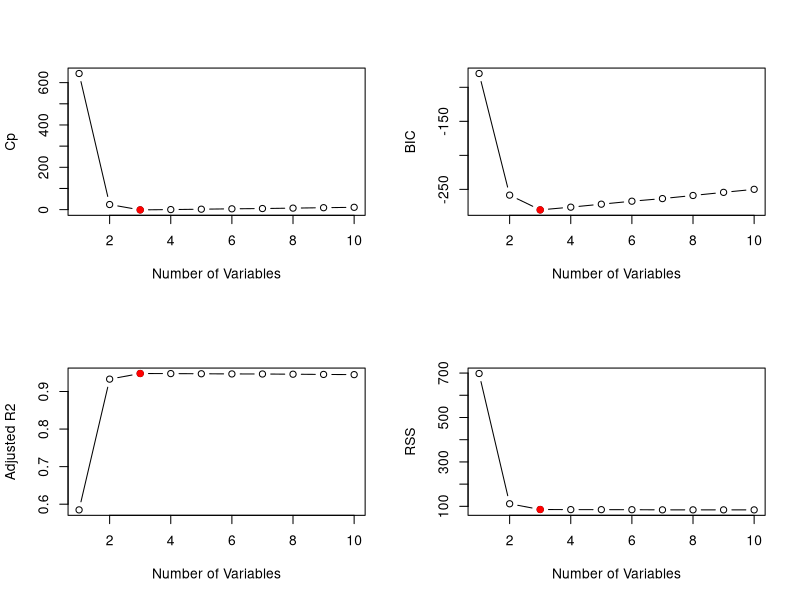
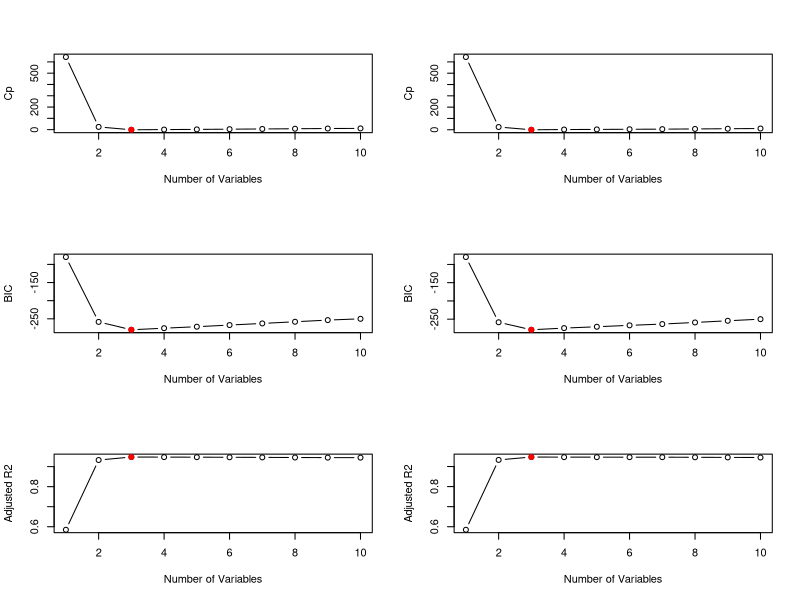
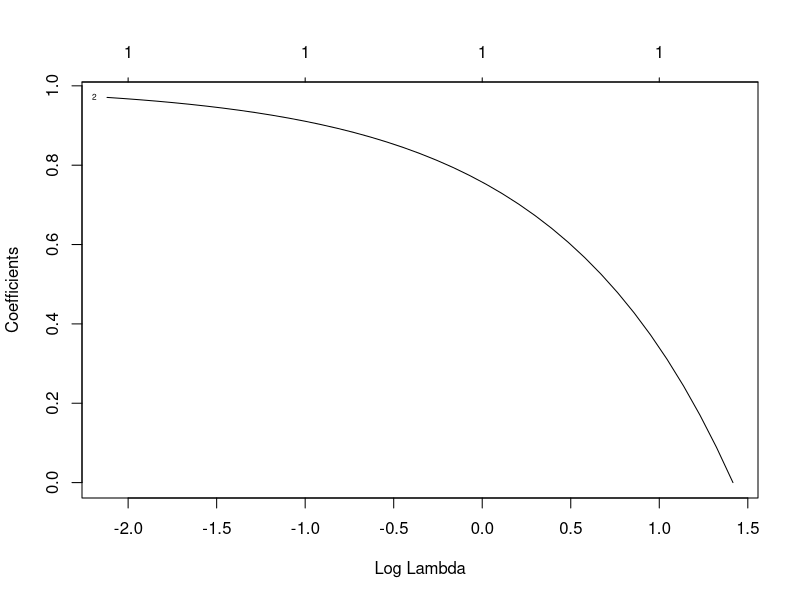
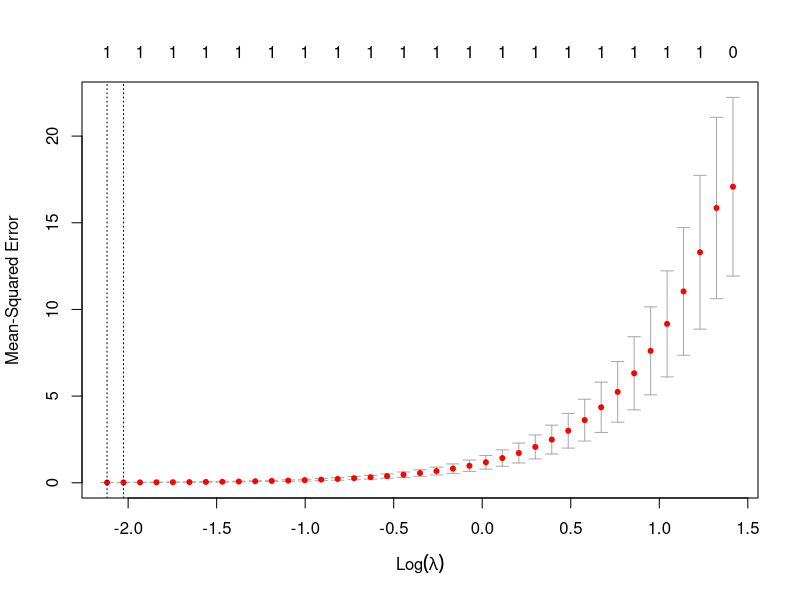

The R script that drew these images, in order:
# Chapter 6 Applied Problems

?rnorm
# Predictor X and noise vector
set.seed(1)
X = rnorm(100)
noise = rnorm(100)

# Response vector Y with constants
Y = 3 + 2*X - 3*X^2 + 0.3*X^3 + noise

# Perform best subset selection
library(leaps)
data.full = data.frame("y" = Y, "x" = X)
regfit.best = regsubsets(y ~ poly(x, 10, raw=TRUE), data = data.full, nvmax = 10)
best.summary = summary(regfit.best)

# Find the model with best Cp, BIC, and adjusted R2
which.min(best.summary$cp)
which.min(best.summary$bic)
which.max(best.summary$adjr2)

# Create plots
par(mfrow = c(2,2))

# Cp
plot(best.summary$cp, xlab = "Number of Variables", ylab = "Cp", type = "b")
points(3, best.summary$cp[3], pch=19, col="red")

# BIC
plot(best.summary$bic, xlab = "Number of Variables", ylab = "BIC", type = "b")
points(3, best.summary$bic[3], pch=19, col="red")

# Adjusted R2
plot(best.summary$adjr2, xlab = "Number of Variables", ylab = "Adjusted R2", type = "b")
points(3, best.summary$adjr2[3], pch=19, col="red")

#RSS
plot(best.summary$rss, xlab = "Number of Variables", ylab = "RSS", type = "b")
points(3, best.summary$rss[3], pch=19, col="red")

# Best subset selects the X, X^2, and X^7 variables.
coef(regfit.best, 3)

# Perform forward stepwise selection
regfit.fwd = regsubsets(y ~ poly(x, 10, raw=TRUE), data = data.full, nvmax = 10, method = "forward")
fwd.summary = summary(regfit.fwd)
fwd.summary

# Find the model with best Cp, BIC, and adjusted R2
which.min(fwd.summary$cp)
which.min(fwd.summary$bic)
which.max(fwd.summary$adjr2)

# Perform backward stepwise selection
regfit.bwd = regsubsets(y ~ poly(x, 10, raw=TRUE), data = data.full, nvmax = 10, method = "backward")
bwd.summary = summary(regfit.bwd)
bwd.summary

# Find the model with best Cp, BIC, and adjusted R2
which.min(bwd.summary$cp)
which.min(bwd.summary$bic)
which.max(bwd.summary$adjr2)

# Create plots
par(mfrow = c(3,2))

# Cp
plot(fwd.summary$cp, xlab = "Number of Variables", ylab = "Cp", type = "b")
points(3, fwd.summary$cp[3], pch=19, col="red")
plot(bwd.summary$cp, xlab = "Number of Variables", ylab = "Cp", type = "b")
points(3, bwd.summary$cp[3], pch=19, col="red")

# BIC
plot(fwd.summary$bic, xlab = "Number of Variables", ylab = "BIC", type = "b")
points(3, fwd.summary$bic[3], pch=19, col="red")
plot(bwd.summary$bic, xlab = "Number of Variables", ylab = "BIC", type = "b")
points(3, bwd.summary$bic[3], pch=19, col="red")

# Adjusted R2
plot(fwd.summary$adjr2, xlab = "Number of Variables", ylab = "Adjusted R2", type = "b")
points(3, fwd.summary$adjr2[3], pch=19, col="red")
plot(bwd.summary$adjr2, xlab = "Number of Variables", ylab = "Adjusted R2", type = "b")
points(3, bwd.summary$adjr2[3], pch=19, col="red")

# Forward stepwise selects the X, X^2, and X^7 variables.
coef(regfit.fwd, 3)

# Backward stepwise selects the X, X^2, and X^9 variables.
coef(regfit.bwd, 3)

# Fit a lasso model to the data
par(mfrow = c(1,1))
library(glmnet)
x = model.matrix(Y ~ ., data = data.full)
y = Y
fit.lasso = glmnet(x, y)
plot(fit.lasso, xvar = "lambda", label=TRUE)
cv.lasso = cv.glmnet(x, y)
plot(cv.lasso)
coef(cv.lasso)
